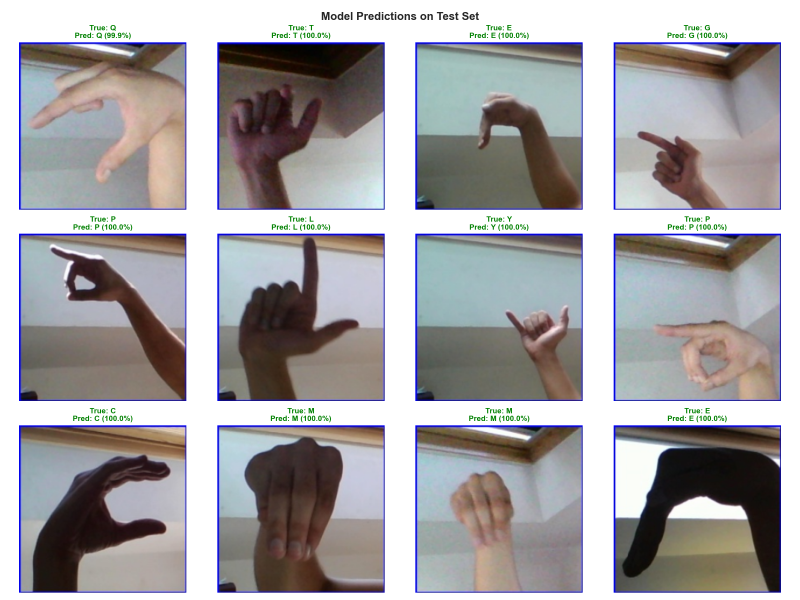
#> input picture Report/sample_predictions.png, 2400 x 1800 px (shown at 1/3 size)
$ python -i preprocessing.py   (imports and definitions only)
#> lines starting #> are read from the running program, lines starting #| are printed output that depends on the picture; after the words box and inside, x2 and y2 are one past the last pixel; in counts of white or black regions, pixels touching at a corner belong together
"""
Image preprocessing utilities for sign language recognition.
"""

import cv2
import numpy as np
from pathlib import Path
from typing import Tuple, Optional


# [121 lines left out: functions load_image, normalize_image, preprocess_for_model, augment_image, not called in this run]


def extract_hand_region(img: np.ndarray, padding: int = 20) -> Optional[np.ndarray]:
    """
    Extract hand region from image using simple thresholding.

    Args:
        img: Input image
        padding: Padding around detected region

    Returns:
        Cropped hand region or None if not found
    """
#> called with padding = 20
    # Convert to grayscale
    gray = cv2.cvtColor(img, cv2.COLOR_RGB2GRAY)
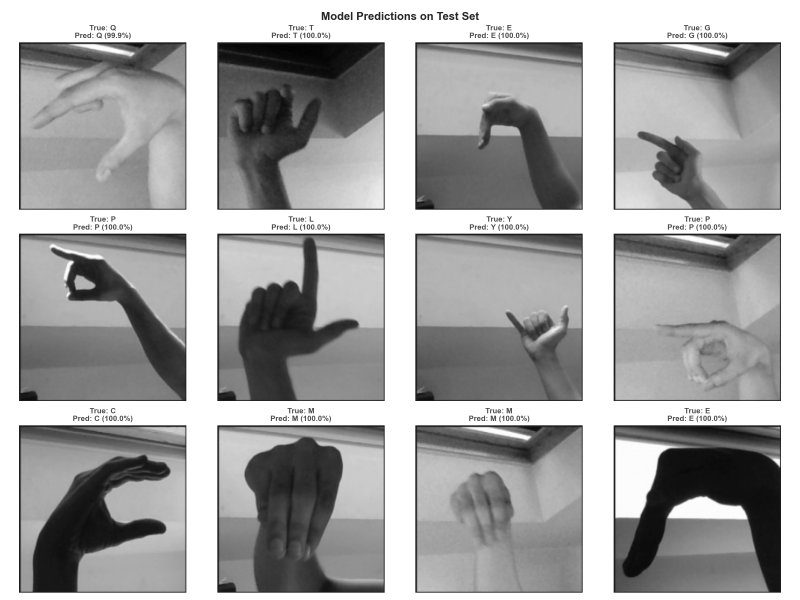
#> gray: shape (1800, 2400) (shown at 1/3 size); min 1, max 255, mean 164.7

    # Apply threshold
    _, thresh = cv2.threshold(gray, 0, 255, cv2.THRESH_BINARY + cv2.THRESH_OTSU)
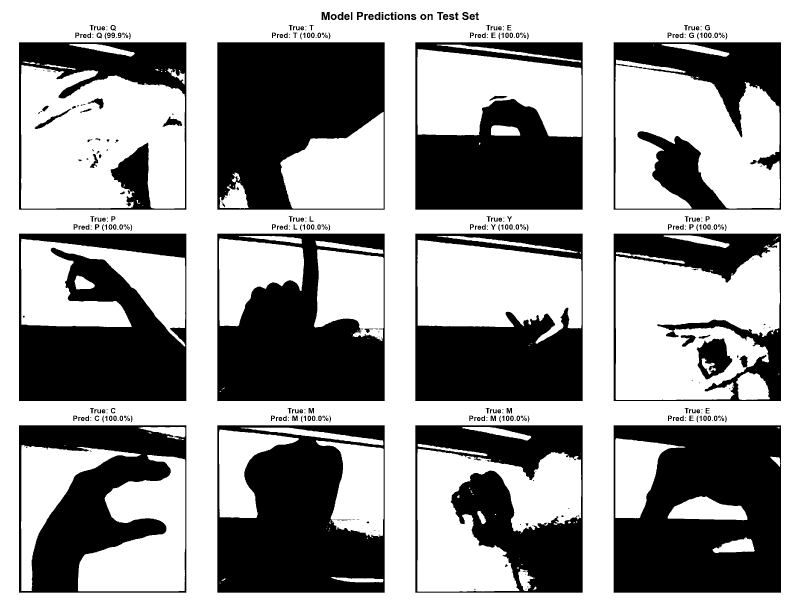
#> thresh: shape (1800, 2400) (shown at 1/3 size); 60.9% white; 432 black regions (132 under 20 px), largest, box (x1, y1, x2, y2) and area: (1841, 1276, 2343, 1778) 209719, (652, 127, 1154, 629) 183555, (652, 1276, 1154, 1778) 177731

    # Find contours
    contours, _ = cv2.findContours(thresh, cv2.RETR_EXTERNAL, cv2.CHAIN_APPROX_SIMPLE)
#> contours = [[[0, 0], [0, 1799], [2399, 1799], [2399, 0]]]

    if not contours:
        return None

    # Get largest contour
    largest_contour = max(contours, key=cv2.contourArea)
#> largest_contour = [[0, 0], [0, 1799], [2399, 1799], [2399, 0]]

    # Get bounding box
    x, y, w, h = cv2.boundingRect(largest_contour)
#> x = 0; y = 0; w = 2400; h = 1800

    # Add padding
    x = max(0, x - padding)
    y = max(0, y - padding)
    w = min(img.shape[1] - x, w + 2 * padding)
    h = min(img.shape[0] - y, h + 2 * padding)

    # Crop
    hand_region = img[y:y+h, x:x+w]

    return hand_region


# [2 lines not run here, left out]

>>> import cv2
>>> picture = cv2.cvtColor(cv2.imread('../Report/sample_predictions.png'), cv2.COLOR_BGR2RGB)
>>> result = extract_hand_region(picture)
